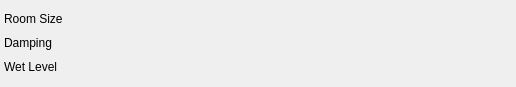
<?xml version="1.0" encoding="UTF-8"?>
<ui version="4.0">
 <class>freeverb</class>
 <widget class="QWidget" name="freeverb">
  <property name="geometry">
   <rect>
    <x>0</x>
    <y>0</y>
    <width>516</width>
    <height>87</height>
   </rect>
  </property>
  <property name="sizePolicy">
   <sizepolicy hsizetype="Preferred" vsizetype="Maximum">
    <horstretch>0</horstretch>
    <verstretch>0</verstretch>
   </sizepolicy>
  </property>
  <property name="windowTitle">
   <string>FreeVerb</string>
  </property>
  <layout class="QGridLayout">
   <property name="margin">
    <number>4</number>
   </property>
   <property name="spacing">
    <number>2</number>
   </property>
   <item row="0" column="0">
    <widget class="QLabel" name="textLabel1">
     <property name="sizePolicy">
      <sizepolicy hsizetype="Preferred" vsizetype="Fixed">
       <horstretch>0</horstretch>
       <verstretch>0</verstretch>
      </sizepolicy>
     </property>
     <property name="text">
      <string>Room Size</string>
     </property>
     <property name="wordWrap">
      <bool>false</bool>
     </property>
    </widget>
   </item>
   <item row="1" column="2">
    <widget class="Slider" name="P1slider" native="true">
     <property name="sizePolicy">
      <sizepolicy hsizetype="Expanding" vsizetype="Fixed">
       <horstretch>10</horstretch>
       <verstretch>0</verstretch>
      </sizepolicy>
     </property>
     <property name="id" stdset="0">
      <number>1</number>
     </property>
     <property name="maxValue" stdset="0">
      <number>1</number>
     </property>
    </widget>
   </item>
   <item row="0" column="1">
    <widget class="DoubleLabel" name="P0label" native="true">
     <property name="sizePolicy">
      <sizepolicy hsizetype="Maximum" vsizetype="Fixed">
       <horstretch>0</horstretch>
       <verstretch>0</verstretch>
      </sizepolicy>
     </property>
     <property name="frame" stdset="0">
      <bool>true</bool>
     </property>
     <property name="id" stdset="0">
      <number>0</number>
     </property>
     <property name="value" stdset="0">
      <number>0</number>
     </property>
     <property name="minValue" stdset="0">
      <number>0</number>
     </property>
     <property name="maxValue" stdset="0">
      <number>1</number>
     </property>
     <property name="precision" stdset="0">
      <number>4</number>
     </property>
    </widget>
   </item>
   <item row="1" column="1">
    <widget class="DoubleLabel" name="P1label" native="true">
     <property name="sizePolicy">
      <sizepolicy hsizetype="Maximum" vsizetype="Fixed">
       <horstretch>0</horstretch>
       <verstretch>0</verstretch>
      </sizepolicy>
     </property>
     <property name="frame" stdset="0">
      <bool>true</bool>
     </property>
     <property name="id" stdset="0">
      <number>1</number>
     </property>
     <property name="value" stdset="0">
      <number>0</number>
     </property>
     <property name="minValue" stdset="0">
      <number>0</number>
     </property>
     <property name="maxValue" stdset="0">
      <number>1</number>
     </property>
     <property name="precision" stdset="0">
      <number>4</number>
     </property>
    </widget>
   </item>
   <item row="1" column="0">
    <widget class="QLabel" name="textLabel2">
     <property name="sizePolicy">
      <sizepolicy hsizetype="Preferred" vsizetype="Fixed">
       <horstretch>0</horstretch>
       <verstretch>0</verstretch>
      </sizepolicy>
     </property>
     <property name="text">
      <string>Damping</string>
     </property>
     <property name="wordWrap">
      <bool>false</bool>
     </property>
    </widget>
   </item>
   <item row="2" column="2">
    <widget class="Slider" name="P2slider" native="true">
     <property name="sizePolicy">
      <sizepolicy hsizetype="Expanding" vsizetype="Fixed">
       <horstretch>10</horstretch>
       <verstretch>0</verstretch>
      </sizepolicy>
     </property>
     <property name="id" stdset="0">
      <number>2</number>
     </property>
     <property name="maxValue" stdset="0">
      <number>1</number>
     </property>
    </widget>
   </item>
   <item row="2" column="1">
    <widget class="DoubleLabel" name="P2label" native="true">
     <property name="sizePolicy">
      <sizepolicy hsizetype="Maximum" vsizetype="Fixed">
       <horstretch>0</horstretch>
       <verstretch>0</verstretch>
      </sizepolicy>
     </property>
     <property name="frame" stdset="0">
      <bool>true</bool>
     </property>
     <property name="id" stdset="0">
      <number>2</number>
     </property>
     <property name="value" stdset="0">
      <number>0</number>
     </property>
     <property name="minValue" stdset="0">
      <number>0</number>
     </property>
     <property name="maxValue" stdset="0">
      <number>1</number>
     </property>
     <property name="precision" stdset="0">
      <number>4</number>
     </property>
    </widget>
   </item>
   <item row="2" column="0">
    <widget class="QLabel" name="textLabel3">
     <property name="sizePolicy">
      <sizepolicy hsizetype="Preferred" vsizetype="Fixed">
       <horstretch>0</horstretch>
       <verstretch>0</verstretch>
      </sizepolicy>
     </property>
     <property name="text">
      <string>Wet Level</string>
     </property>
     <property name="wordWrap">
      <bool>false</bool>
     </property>
    </widget>
   </item>
   <item row="0" column="2">
    <widget class="Slider" name="P0slider" native="true">
     <property name="sizePolicy">
      <sizepolicy hsizetype="Preferred" vsizetype="Fixed">
       <horstretch>10</horstretch>
       <verstretch>0</verstretch>
      </sizepolicy>
     </property>
     <property name="id" stdset="0">
      <number>0</number>
     </property>
     <property name="maxValue" stdset="0">
      <number>1</number>
     </property>
    </widget>
   </item>
  </layout>
 </widget>
 <layoutdefault spacing="6" margin="11"/>
 <pixmapfunction>qPixmapFromMimeSource</pixmapfunction>
 <customwidgets>
  <customwidget>
   <class>Slider</class>
   <extends>QWidget</extends>
   <header>slider.h</header>
  </customwidget>
  <customwidget>
   <class>DoubleLabel</class>
   <extends>QWidget</extends>
   <header>doublelabel.h</header>
  </customwidget>
 </customwidgets>
 <resources/>
 <connections/>
</ui>
